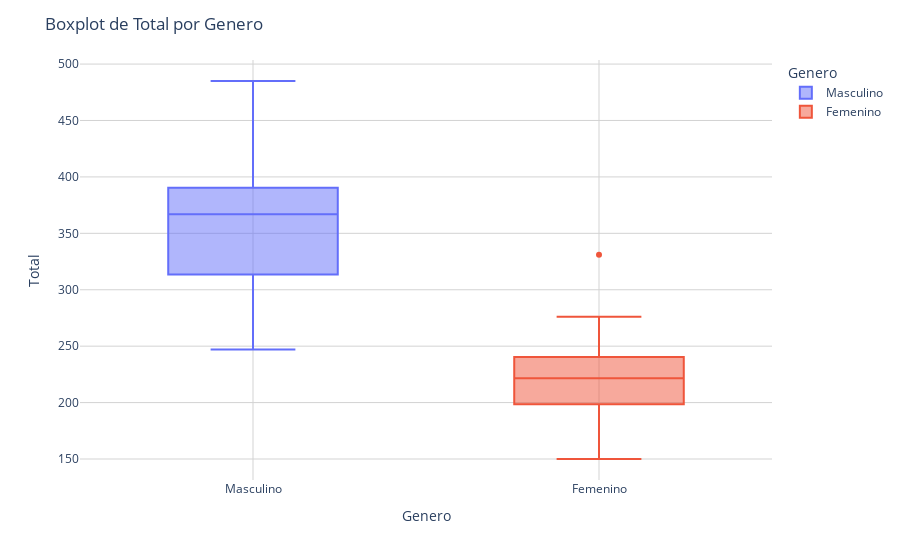

Notebook code cell kept with this figure:
### Markdown cell above
Al separar por país vemos gran amplitud pero puede ser por la diferencia de puntuación entre medallistas femeninas y masculinos.

### Code cell
graficar_boxplot_bivariable_px (df = df_columnas_, variable_analisis = 'Total', variable_categorica = 'Genero')

### Figure 1 — Plotly figure (JSON) as saved in the notebook; plotly's stock layout.template omitted (floating-point values rounded to 4 significant figures)
{"data": [{"alignmentgroup": "True", "hovertemplate": "Genero=%{x}<br>Total=%{y}<extra></extra>", "legendgroup": "Masculino", "marker": {"color": "#636efa"}, "name": "Masculino", "notched": false, "offsetgroup": "Masculino", "orientation": "v", "showlegend": true, "type": "box", "x": ["Masculino", "Masculino", "Masculino", "Masculino", "Masculino", "Masculino", "Masculino", "Masculino", "Masculino", "Masculino", "Masculino", "Masculino", "Masculino", "Masculino", "Masculino", "Masculino", "Masculino", "Masculino", "Masculino", "Masculino", "Masculino", "Masculino", "Masculino", "Masculino", "Masculino", "Masculino", "Masculino", "Masculino", "Masculino", "Masculino", "Masculino", "Masculino", "Masculino", "Masculino", "Masculino", "Masculino", "Masculino", "Masculino", "Masculino", "Masculino", "Masculino", "Masculino", "Masculino", "Masculino", "Masculino", "Masculino", "Masculino", "Masculino", "Masculino", "Masculino", "Masculino", "Masculino", "Masculino", "Masculino", "Masculino", "Masculino", "Masculino", "Masculino", "Masculino", "Masculino"], "x0": " ", "xaxis": "x", "y": [261, 286, 312, 345, 356, 371, 400, 391, 427, 478, 258, 296, 323, 341, 370, 375, 393, 390, 407, 485, 256, 283, 311, 339, 355, 370, 378, 377, 411, 447, 248, 290, 318, 339, 369, 374, 374, 380, 406, 464, 247, 282, 308, 335, 354, 360, 377, 376, 410, 440, 247, 287, 315, 336, 347, 365, 372, 379, 401, 445], "y0": " ", "yaxis": "y"}, {"alignmentgroup": "True", "hovertemplate": "Genero=%{x}<br>Total=%{y}<extra></extra>", "legendgroup": "Femenino", "marker": {"color": "#EF553B"}, "name": "Femenino", "notched": false, "offsetgroup": "Femenino", "orientation": "v", "showlegend": true, "type": "box", "x": ["Femenino", "Femenino", "Femenino", "Femenino", "Femenino", "Femenino", "Femenino", "Femenino", "Femenino", "Femenino", "Femenino", "Femenino", "Femenino", "Femenino", "Femenino", "Femenino", "Femenino", "Femenino", "Femenino", "Femenino", "Femenino", "Femenino", "Femenino", "Femenino", "Femenino", "Femenino", "Femenino", "Femenino", "Femenino", "Femenino", "Femenino", "Femenino", "Femenino", "Femenino", "Femenino", "Femenino", "Femenino", "Femenino", "Femenino", "Femenino", "Femenino", "Femenino", "Femenino", "Femenino", "Femenino", "Femenino", "Femenino", "Femenino", "Femenino", "Femenino", "Femenino", "Femenino", "Femenino", "Femenino", "Femenino", "Femenino", "Femenino", "Femenino", "Femenino", "Femenino"], "x0": " ", "xaxis": "x", "y": [163, 190, 199, 221, 239, 240, 242, 222, 242, 331, 155, 189, 208, 211, 244, 227, 248, 236, 246, 276, 158, 180, 198, 214, 229, 216, 241, 221, 240, 268, 152, 181, 200, 210, 230, 219, 246, 231, 245, 252, 150, 178, 190, 213, 224, 215, 233, 217, 231, 260, 151, 180, 197, 210, 222, 218, 243, 227, 240, 243], "y0": " ", "yaxis": "y"}], "layout": {"boxmode": "overlay", "legend": {"title": {"text": "Genero"}, "tracegroupgap": 0}, "margin": {"t": 60}, "plot_bgcolor": "rgba(255, 255, 255, 1)", "title": {"text": "Boxplot de Total por Genero"}, "xaxis": {"anchor": "y", "categoryarray": ["Masculino", "Femenino"], "categoryorder": "array", "domain": [0, 1], "gridcolor": "lightgrey", "showgrid": true, "title": {"text": "Genero"}}, "yaxis": {"anchor": "x", "domain": [0, 1], "gridcolor": "lightgrey", "showgrid": true, "title": {"text": "Total"}}}}
